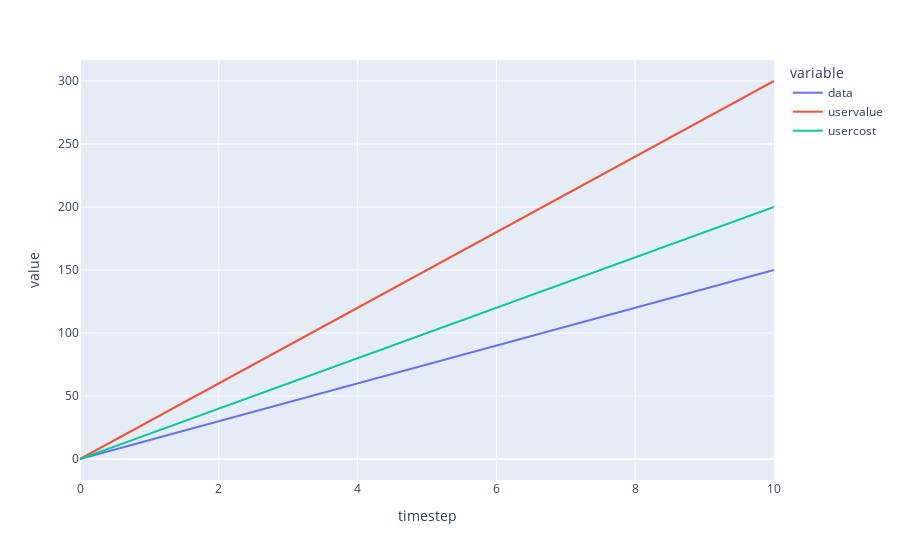

The cell this chart's notebook holds for it:
### Code cell
import plotly.express as px

px.line(df, x='timestep', y=['data', 'uservalue', 'usercost'])

### Figure 1 — Plotly figure (JSON) as saved in the notebook; plotly's stock layout.template omitted (floating-point values rounded to 4 significant figures)
{"data": [{"hovertemplate": "variable=data<br>timestep=%{x}<br>value=%{y}<extra></extra>", "legendgroup": "data", "line": {"color": "#636efa", "dash": "solid"}, "marker": {"symbol": "circle"}, "mode": "lines", "name": "data", "orientation": "v", "showlegend": true, "type": "scatter", "x": [0, 1, 2, 3, 4, 5, 6, 7, 8, 9, 10], "xaxis": "x", "y": [0, 15, 30, 45, 60, 75, 90, 105, 120, 135, 150], "yaxis": "y"}, {"hovertemplate": "variable=uservalue<br>timestep=%{x}<br>value=%{y}<extra></extra>", "legendgroup": "uservalue", "line": {"color": "#EF553B", "dash": "solid"}, "marker": {"symbol": "circle"}, "mode": "lines", "name": "uservalue", "orientation": "v", "showlegend": true, "type": "scatter", "x": [0, 1, 2, 3, 4, 5, 6, 7, 8, 9, 10], "xaxis": "x", "y": [0, 30, 60, 90, 120, 150, 180, 210, 240, 270, 300], "yaxis": "y"}, {"hovertemplate": "variable=usercost<br>timestep=%{x}<br>value=%{y}<extra></extra>", "legendgroup": "usercost", "line": {"color": "#00cc96", "dash": "solid"}, "marker": {"symbol": "circle"}, "mode": "lines", "name": "usercost", "orientation": "v", "showlegend": true, "type": "scatter", "x": [0, 1, 2, 3, 4, 5, 6, 7, 8, 9, 10], "xaxis": "x", "y": [0, 20, 40, 60, 80, 100, 120, 140, 160, 180, 200], "yaxis": "y"}], "layout": {"legend": {"title": {"text": "variable"}, "tracegroupgap": 0}, "margin": {"t": 60}, "xaxis": {"anchor": "y", "domain": [0, 1], "title": {"text": "timestep"}}, "yaxis": {"anchor": "x", "domain": [0, 1], "title": {"text": "value"}}}}
